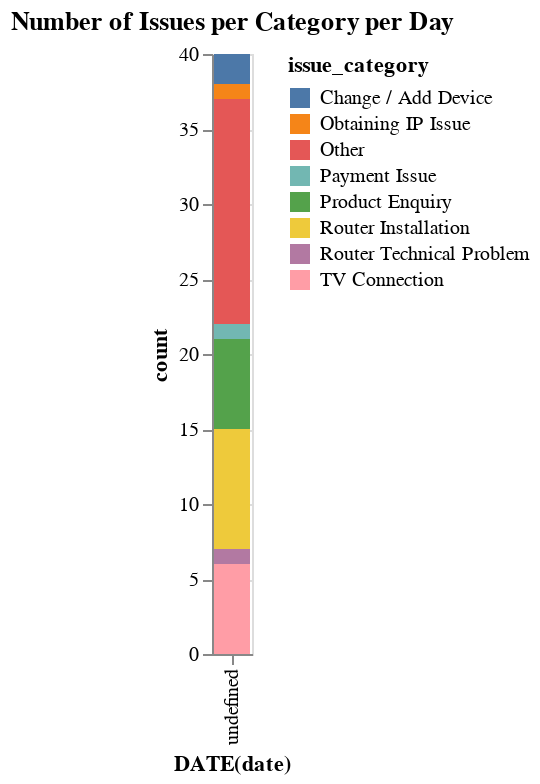

Here is the notebook cell this chart was saved with:
### Markdown cell above
#### Altair

### Code cell
import altair as alt

alt.Chart(df).mark_bar().encode(
    x='DATE(date):O',
    y='count:Q',
    color='issue_category:N',
).properties(
    title='Number of Issues per Category per Day'
).interactive()

### Figure 1 — Vega-Lite specification as saved in the notebook (floating-point values rounded to 4 significant figures)
{"config": {"view": {"continuousWidth": 300, "continuousHeight": 300}}, "data": {"name": "data-fa3ca99c3e4b62ee0019c72e3118e762"}, "mark": {"type": "bar"}, "encoding": {"color": {"field": "issue_category", "type": "nominal"}, "x": {"field": "DATE(date)", "type": "ordinal"}, "y": {"field": "count", "type": "quantitative"}}, "params": [{"name": "param_2", "select": {"type": "interval", "encodings": ["x", "y"]}, "bind": "scales"}], "title": "Number of Issues per Category per Day", "$schema": "https://vega.github.io/schema/vega-lite/v5.15.1.json", "datasets": {"data-fa3ca99c3e4b62ee0019c72e3118e762": [{"date": "2023-10-23", "issue_category": "Other", "count": 5}, {"date": "2023-10-23", "issue_category": "TV Connection", "count": 1}, {"date": "2023-10-24", "issue_category": "Change / Add Device", "count": 1}, {"date": "2023-10-24", "issue_category": "Other", "count": 9}, {"date": "2023-10-24", "issue_category": "Router Installation", "count": 1}, {"date": "2023-10-24", "issue_category": "TV Connection", "count": 2}, {"date": "2023-10-25", "issue_category": "Payment Issue", "count": 1}, {"date": "2023-10-25", "issue_category": "Product Enquiry", "count": 2}, {"date": "2023-10-25", "issue_category": "Router Installation", "count": 4}, {"date": "2023-10-25", "issue_category": "TV Connection", "count": 2}, {"date": "2023-10-26", "issue_category": "Change / Add Device", "count": 1}, {"date": "2023-10-26", "issue_category": "Other", "count": 1}, {"date": "2023-10-26", "issue_category": "Product Enquiry", "count": 3}, {"date": "2023-10-26", "issue_category": "Router Installation", "count": 3}, {"date": "2023-10-26", "issue_category": "TV Connection", "count": 1}, {"date": "2023-10-27", "issue_category": "Obtaining IP Issue", "count": 1}, {"date": "2023-10-27", "issue_category": "Product Enquiry", "count": 1}, {"date": "2023-10-27", "issue_category": "Router Technical Problem", "count": 1}]}}
